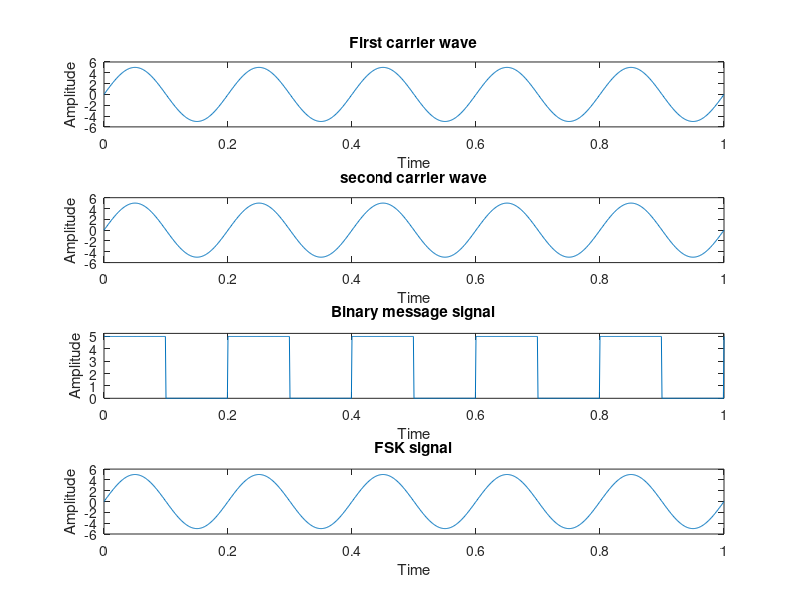

The MATLAB script that drew this image:
clc;
clear all;
close all;

m=input('Enter the amplitude of the message and carrier signal= ');
f1=input('Enter the frequency of the first carrier wave= ');
f2=input('Enter the frequency of the second carrier wave= ');
fm=input('Enter the frequency of the binary message signal= ');
t=0:0.001:1;

ct1=m*sin(2*pi*f1*t);
ct2=m*sin(2*pi*f2*t);
mt=m/2.*square(2*pi*fm*t)+m/2;

for i=0:1000
  if mt(i+1)==0
    psk(i+1)=ct2(i+1);
  else
    psk(i+1)=ct1(i+1);
  end;
end;


subplot(411);
plot(t,ct1);
title('First carrier wave');
xlabel('Time');
ylabel('Amplitude');


subplot(412);
plot(t,ct2);
title('second carrier wave');
xlabel('Time');
ylabel('Amplitude');


subplot(413);
plot(t,mt);
axis([0 1 0 1.05*m]);
title('Binary message signal');
xlabel('Time');
ylabel('Amplitude');


subplot(414);
plot(t,psk);
title('FSK signal');
xlabel('Time');
ylabel('Amplitude');


